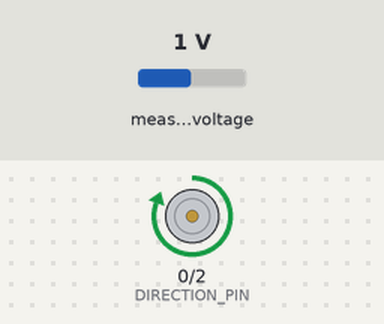
Simulated run of this program. Board: ESP32. Shown: direction and speed pins drawn as motors (green arrow = direction pin HIGH = forward, orange = LOW = backward, longer = more drive). The inputs (shaded band) are chosen by the test bench; at power-on: measured voltage 1 V. What the program prints to the serial monitor is not drawn.

Above: at 3.3 s.
Timing chart, 0 to 8.7 s (numbered marks = the images above):
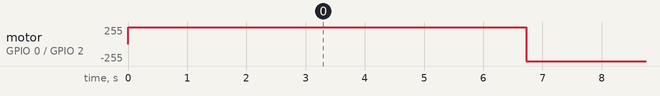

The program:

main.cpp
```cpp
#include "motor_control.h"
#include <Arduino.h>
#include <freertos/FreeRTOS.h>
#include <freertos/task.h>
#include <strain_guage.h>
#define STACK_SIZE 9048
#define DELAY_MS 1000

void task1(void *pulse_duration) {
  while (true) {
    Serial.println("Task 2 is running");
    vTaskDelay(pdMS_TO_TICKS(DELAY_MS));
  }

}

void task2(void *parameter) {

          int duration=10;
    while (1) {
        generate_steps(64, duration);
        changeDirection();

        generate_steps(64, duration);
        changeDirection();
        Serial.println("task1");
    }
    vTaskDelay(40);
}

void setup() {
  Serial.begin(115200);
      motor_init();
    enable_motor();
    set_up_direction();
    initialize_strian_guage();
      Serial.begin(115200);


//  xTaskCreatePinnedToCore(task1, "Task1", STACK_SIZE, NULL, 1, NULL, 1);  // Run task1 on core 1
  //xTaskCreatePinnedToCore(task2, "Task2", STACK_SIZE, NULL, 1, NULL,0);
}

void loop() {
            int duration=20;
    while (1) {
        generate_steps(64, duration);
        changeDirection();

        generate_steps(64, duration);
        changeDirection();
        Serial.println("task1");
    }
}
```

motor_control.h
```cpp
#ifndef MOTOR_CONTROL_H
#define MOTOR_CONTROL_H

#include <Arduino.h>

#define ADS1220_CS_PIN    5 // chip select pin
#define ADS1220_DRDY_PIN  34 // data ready pin


#define DIRECTION_PIN 0
#define ENABLE_PIN 2
#define Real_pulse_pin 15
#define imagnary_pulse_pin 33 // this pin doesnot exist in reality

#define pulse_per_rev 3200
#define pulse_in_one_step (pulse_per_rev)/64  // min step is rev/64

void enable_motor();
void disable_motor();
void generate_steps(int number_of_steps, int pulseDuration);
void changeDirection();
void set_down_direction();
void set_up_direction();
void motor_init();

#endif // MOTOR_CONTROL_H
```

strain_guage.h
```cpp
#ifndef strain_guage_H
#define strain_guage_H
#include <Arduino.h>
#include <ADS1220_WE.h>
#include <SPI.h>
bool object_detected_between_extremes();
#define ADS1220_CS_PIN    5 // chip select pin
#define ADS1220_DRDY_PIN  34 // data ready pin
void initialize_strian_guage();
void scale_init();

#endif
```

motor_control.cpp
```cpp
#include<motor_control.h>
#include <Arduino.h>
#include<freertos/FreeRTOS.h>
#include<freertos/task.h>
#include<strain_guage.h>

bool direction = 0;


static void real_move_one_step(int pulseDuration)
{
        for (int i = 0; i < pulse_in_one_step; ++i)
    {
        digitalWrite(Real_pulse_pin, HIGH);
         delayMicroseconds (pulseDuration);
        digitalWrite(Real_pulse_pin, LOW);
        delayMicroseconds(pulseDuration);
    }
}
static void imagnary_move_one_step(int pulseDuration)
{
    for (int i = 0; i < pulse_in_one_step; ++i)
    {
        digitalWrite(imagnary_pulse_pin, HIGH);
        delayMicroseconds(pulseDuration);
        digitalWrite(imagnary_pulse_pin, LOW);
        delayMicroseconds(pulseDuration);
    }
}

void generate_steps(int number_of_steps, int pulseDuration) {
   for(int j=0;j<number_of_steps;j++)
   {
    if(object_detected_between_extremes())
     {
        imagnary_move_one_step(pulseDuration);

     }


    else
      {
        real_move_one_step(pulseDuration);

      }


   }
}

void changeDirection() {
    direction = !direction;
    digitalWrite(DIRECTION_PIN, direction);  // Toggle direction
}

void set_down_direction() {
    digitalWrite(DIRECTION_PIN, LOW);
}

void set_up_direction() {
    digitalWrite(DIRECTION_PIN, HIGH);
}
void motor_init() {
    pinMode(DIRECTION_PIN, OUTPUT);
    pinMode(ENABLE_PIN, OUTPUT);
    pinMode(Real_pulse_pin, OUTPUT);
    digitalWrite(DIRECTION_PIN, HIGH);  // Assuming HIGH is the initial direction
}
void enable_motor() {
    digitalWrite(ENABLE_PIN, HIGH);
}
void disable_motor() {
    digitalWrite(ENABLE_PIN, LOW);
}
```

strain_guage.cpp
```cpp
#include<strain_guage.h>
ADS1220_WE ads = ADS1220_WE(ADS1220_CS_PIN, ADS1220_DRDY_PIN);
double force_allowed=500;


bool object_detected_between_extremes()
{

  double result= ads.getRawData();
  Serial.println(result);
  if(  result<force_allowed)
  return 1;
  else
  return 0;

}


void initialize_strian_guage()
{
Serial.println("scale_initialize");
  if(!ads.init()){
    Serial.println("ADS1220 is not connected!");
    while(1);
  }
  ads.setDataRate(ADS1220_DR_LVL_1);
  ads.setOperatingMode( ADS1220_NORMAL_MODE);
     ads.setAvddAvssAsVrefAndCalibrate();

 ads.setCompareChannels(ADS1220_MUX_0_1);
  //ads.setConversionMode(ADS1220_CONTINUOUS);
}
```

Measured:
- by itself, motor on GPIO 0 (DIRECTION_PIN) / GPIO 2 (ENABLE_PIN): repeats every 6.7 s: backward 255/255 3.4 s, forward 255/255 3.4 s
